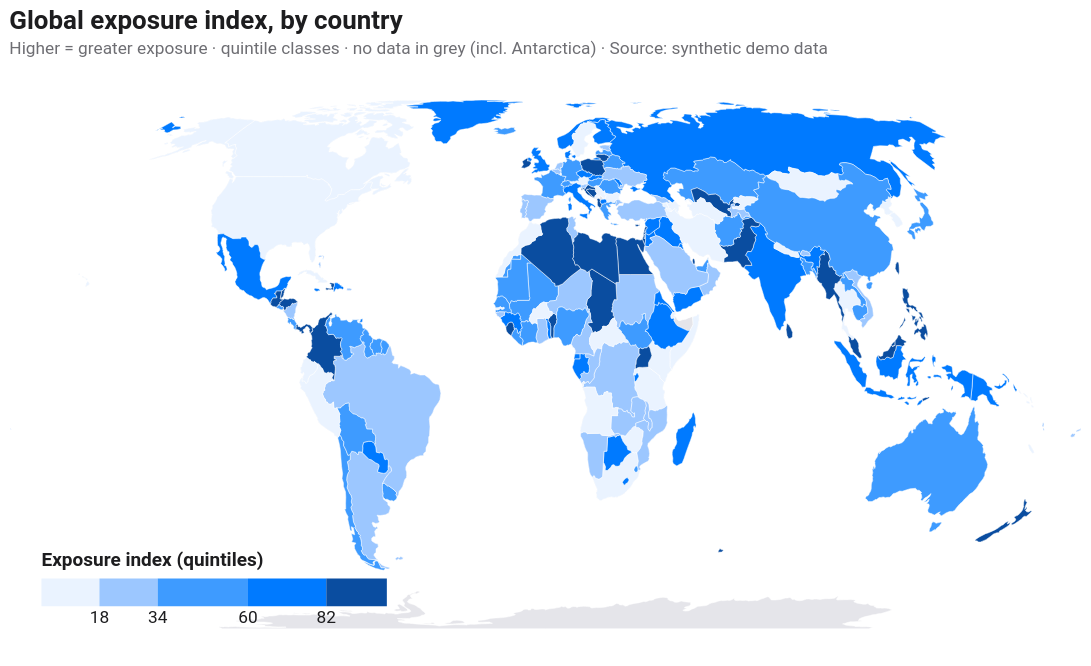

Write a Vega-Lite specification for this figure.
### Vega-Lite specification from a JSON file in a GitHub repository (floating-point values rounded to 4 significant figures; data arrays with more than 128 entries replaced by an {"elided": "..."} marker saying what was removed)
{"$schema": "https://vega.github.io/schema/vega-lite/v5.json", "width": 620, "height": 340, "config": {"background": "#FFFFFF", "font": "Roboto, Roboto Serif, Roboto Mono, system-ui, sans-serif", "view": {"stroke": null, "cornerRadius": 10}, "axis": {"domain": true, "domainColor": "#1D1D1F", "labelColor": "#1D1D1F", "titleColor": "#1D1D1F", "grid": false, "ticks": false, "labelFont": "Roboto Mono", "titleFont": "Roboto"}, "axisTop": {"domain": false, "domainColor": null, "labels": false, "ticks": false, "title": null}, "axisRight": {"domain": false, "domainColor": null, "labels": false, "ticks": false, "title": null}, "legend": {"titleFont": "Roboto", "labelFont": "Roboto", "labelColor": "#1D1D1F", "titleColor": "#1D1D1F"}, "title": {"font": "Roboto", "fontSize": 14, "color": "#1D1D1F", "subtitleFont": "Roboto", "subtitleColor": "#1D1D1F"}, "range": {"category": ["#FF3B30", "#FF9500", "#FFCC00", "#28CD41", "#79DBDC", "#007AFF", "#AF52DE", "#FF2D55"]}, "bar": {"cornerRadiusEnd": 4}, "line": {"strokeWidth": 2}, "point": {"filled": true, "size": 40}}, "projection": {"type": "equalEarth"}, "title": {"text": "Global exposure index, by country", "subtitle": "Higher = greater exposure · quintile classes · no data in grey (incl. Antarctica) · Source: synthetic demo data", "anchor": "start", "fontSize": 15, "subtitleFontSize": 10, "subtitleColor": "#6E6E73", "offset": 8}, "data": {"values": {"type": "Topology", "objects": {"countries": {"type": "GeometryCollection", "geometries": [{"type": "MultiPolygon", "arcs": [[[0]], [[1]]], "id": "242", "properties": {"name": "Fiji"}}, {"type": "Polygon", "arcs": [[2, 3, 4, 5, 6, 7, 8, 9, 10]], "id": "834", "properties": {"name": "Tanzania"}}, {"type": "Polygon", "arcs": [[11, 12, 13, 14]], "id": "732", "properties": {"name": "W. Sahara"}}, {"type": "MultiPolygon", "arcs": [[[15, 16, 17, 18]], [[19]], [[20]], [[21]], [[22]], [[23]], [[24]], [[25]], [[26]], [[27]], [[28]], [[29]], [[30]], [[31]], [[32]], [[33]], [[34]], [[35]], [[36]], [[37]], [[38]], [[39]], [[40]], [[41]], [[42]], [[43]], [[44]], [[45]], [[46]], [[47]]], "id": "124", "properties": {"name": "Canada"}}, {"type": "MultiPolygon", "arcs": [[[-19, 48, 49, 50]], [[51]], [[52]], [[53]], [[54]], [[55]], [[56]], [[57]], [[-17, 58]], [[59]]], "id": "840", "properties": {"name": "United States of America"}}, {"type": "Polygon", "arcs": [[60, 61, 62, 63, 64, 65]], "id": "398", "properties": {"name": "Kazakhstan"}}, {"type": "Polygon", "arcs": [[-63, 66, 67, 68, 69]], "id": "860", "properties": {"name": "Uzbekistan"}}, {"type": "MultiPolygon", "arcs": [[[70, 71]], [[72]], [[73]], [[74]]], "id": "598", "properties": {"name": "Papua New Guinea"}}, {"type": "MultiPolygon", "arcs": [[[-72, 75]], [[76, 77]], [[78]], [[79, 80]], [[81]], [[82]], [[83]], [[84]], [[85]], [[86]], [[87]], [[88]], [[89]]], "id": "360", "properties": {"name": "Indonesia"}}, {"type": "MultiPolygon", "arcs": [[[90, 91]], [[92, 93, 94, 95, 96, 97]]], "id": "032", "properties": {"name": "Argentina"}}, {"type": "MultiPolygon", "arcs": [[[-92, 98]], [[99, -95, 100, 101]]], "id": "152", "properties": {"name": "Chile"}}, {"type": "Polygon", "arcs": [[-8, 102, 103, 104, 105, 106, 107, 108, 109, 110, 111]], "id": "180", "properties": {"name": "Dem. Rep. Congo"}}, {"type": "Polygon", "arcs": [[112, 113, 114, 115]], "id": "706", "properties": {"name": "Somalia"}}, {"type": "Polygon", "arcs": [[-3, 116, 117, 118, -113, 119]], "id": "404", "properties": {"name": "Kenya"}}, {"type": "Polygon", "arcs": [[120, 121, 122, 123, 124, 125, 126, 127]], "id": "729", "properties": {"name": "Sudan"}}, {"type": "Polygon", "arcs": [[-122, 128, 129, 130, 131]], "id": "148", "properties": {"name": "Chad"}}, {"type": "Polygon", "arcs": [[132, 133]], "id": "332", "properties": {"name": "Haiti"}}, {"type": "Polygon", "arcs": [[-133, 134]], "id": "214", "properties": {"name": "Dominican Rep."}}, {"type": "MultiPolygon", "arcs": [[[135]], [[136]], [[137]], [[138]], [[139]], [[140]], [[141, 142, 143]], [[144]], [[145]], [[146, 147, 148, 149, -66, 150, 151, 152, 153, 154, 155, 156, 157, 158, 159, 160, 161]], [[162]], [[163, 164]]], "id": "643", "properties": {"name": "Russia"}}, {"type": "MultiPolygon", "arcs": [[[165]], [[166]], [[167]]], "id": "044", "properties": {"name": "Bahamas"}}, {"type": "Polygon", "arcs": [[168]], "id": "238", "properties": {"name": "Falkland Is."}}, {"type": "MultiPolygon", "arcs": [[[169]], [[-161, 170, 171, 172]], [[173]], [[174]]], "id": "578", "properties": {"name": "Norway"}}, {"type": "Polygon", "arcs": [[175]], "id": "304", "properties": {"name": "Greenland"}}, {"type": "Polygon", "arcs": [[176]], "id": "260", "properties": {"name": "Fr. S. Antarctic Lands"}}, {"type": "Polygon", "arcs": [[177, -77]], "id": "626", "properties": {"name": "Timor-Leste"}}, {"type": "Polygon", "arcs": [[178, 179, 180, 181, 182, 183, 184], [185]], "id": "710", "properties": {"name": "South Africa"}}, {"type": "Polygon", "arcs": [[-186]], "id": "426", "properties": {"name": "Lesotho"}}, {"type": "Polygon", "arcs": [[-50, 186, 187, 188, 189]], "id": "484", "properties": {"name": "Mexico"}}, {"type": "Polygon", "arcs": [[190, 191, -93]], "id": "858", "properties": {"name": "Uruguay"}}, {"type": "Polygon", "arcs": [[-191, -98, 192, 193, 194, 195, 196, 197, 198, 199, 200]], "id": "076", "properties": {"name": "Brazil"}}, {"type": "Polygon", "arcs": [[-194, 201, -96, -100, 202]], "id": "068", "properties": {"name": "Bolivia"}}, {"type": "Polygon", "arcs": [[-195, -203, -102, 203, 204, 205]], "id": "604", "properties": {"name": "Peru"}}, {"type": "Polygon", "arcs": [[-196, -206, 206, 207, 208, 209, 210]], "id": "170", "properties": {"name": "Colombia"}}, {"type": "Polygon", "arcs": [[-209, 211, 212, 213]], "id": "591", "properties": {"name": "Panama"}}, {"type": "Polygon", "arcs": [[-213, 214, 215, 216]], "id": "188", "properties": {"name": "Costa Rica"}}, {"type": "Polygon", "arcs": [[-216, 217, 218, 219]], "id": "558", "properties": {"name": "Nicaragua"}}, {"type": "Polygon", "arcs": [[-219, 220, 221, 222, 223]], "id": "340", "properties": {"name": "Honduras"}}, {"type": "Polygon", "arcs": [[-222, 224, 225]], "id": "222", "properties": {"name": "El Salvador"}}, {"type": "Polygon", "arcs": [[-189, 226, 227, -223, -226, 228]], "id": "320", "properties": {"name": "Guatemala"}}, {"type": "Polygon", "arcs": [[-188, 229, -227]], "id": "084", "properties": {"name": "Belize"}}, {"type": "Polygon", "arcs": [[-197, -211, 230, 231]], "id": "862", "properties": {"name": "Venezuela"}}, {"type": "Polygon", "arcs": [[-198, -232, 232, 233]], "id": "328", "properties": {"name": "Guyana"}}, {"type": "Polygon", "arcs": [[-199, -234, 234, 235]], "id": "740", "properties": {"name": "Suriname"}}, {"type": "MultiPolygon", "arcs": [[[-200, -236, 236]], [[237, 238, 239, 240, 241, 242, 243, 244]], [[245]]], "id": "250", "properties": {"name": "France"}}, {"type": "Polygon", "arcs": [[-205, 246, -207]], "id": "218", "properties": {"name": "Ecuador"}}, {"type": "Polygon", "arcs": [[247]], "id": "630", "properties": {"name": "Puerto Rico"}}, {"type": "Polygon", "arcs": [[248]], "id": "388", "properties": {"name": "Jamaica"}}, {"type": "Polygon", "arcs": [[249]], "id": "192", "properties": {"name": "Cuba"}}, {"type": "Polygon", "arcs": [[-181, 250, 251, 252]], "id": "716", "properties": {"name": "Zimbabwe"}}, {"type": "Polygon", "arcs": [[-180, 253, 254, -251]], "id": "072", "properties": {"name": "Botswana"}}, {"type": "Polygon", "arcs": [[-179, 255, 256, 257, -254]], "id": "516", "properties": {"name": "Namibia"}}, {"type": "Polygon", "arcs": [[258, 259, 260, 261, 262, 263, 264]], "id": "686", "properties": {"name": "Senegal"}}, {"type": "Polygon", "arcs": [[-261, 265, 266, 267, 268, 269, 270]], "id": "466", "properties": {"name": "Mali"}}, {"type": "Polygon", "arcs": [[-13, 271, -266, -260, 272]], "id": "478", "properties": {"name": "Mauritania"}}, {"type": "Polygon", "arcs": [[273, 274, 275, 276, 277]], "id": "204", "properties": {"name": "Benin"}}, {"type": "Polygon", "arcs": [[-131, 278, 279, -277, 280, -268, 281, 282]], "id": "562", "properties": {"name": "Niger"}}, {"type": "Polygon", "arcs": [[-278, -280, 283, 284]], "id": "566", "properties": {"name": "Nigeria"}}, {"type": "Polygon", "arcs": [[-130, 285, 286, 287, 288, 289, -284, -279]], "id": "120", "properties": {"name": "Cameroon"}}, {"type": "Polygon", "arcs": [[-275, 290, 291, 292]], "id": "768", "properties": {"name": "Togo"}}, {"type": "Polygon", "arcs": [[-292, 293, 294, 295]], "id": "288", "properties": {"name": "Ghana"}}, {"type": "Polygon", "arcs": [[-270, 296, -295, 297, 298, 299]], "id": "384", "properties": {"name": "Côte d'Ivoire"}}, {"type": "Polygon", "arcs": [[-262, -271, -300, 300, 301, 302, 303]], "id": "324", "properties": {"name": "Guinea"}}, {"type": "Polygon", "arcs": [[-263, -304, 304]], "id": "624", "properties": {"name": "Guinea-Bissau"}}, {"type": "Polygon", "arcs": [[-299, 305, 306, -301]], "id": "430", "properties": {"name": "Liberia"}}, {"type": "Polygon", "arcs": [[-302, -307, 307]], "id": "694", "properties": {"name": "Sierra Leone"}}, {"type": "Polygon", "arcs": [[-269, -281, -276, -293, -296, -297]], "id": "854", "properties": {"name": "Burkina Faso"}}, {"type": "Polygon", "arcs": [[-108, 308, -286, -129, -121, 309]], "id": "140", "properties": {"name": "Central African Rep."}}, {"type": "Polygon", "arcs": [[-107, 310, 311, 312, -287, -309]], "id": "178", "properties": {"name": "Congo"}}, {"type": "Polygon", "arcs": [[-288, -313, 313, 314]], "id": "266", "properties": {"name": "Gabon"}}, {"type": "Polygon", "arcs": [[-289, -315, 315]], "id": "226", "properties": {"name": "Eq. Guinea"}}, {"type": "Polygon", "arcs": [[-7, 316, 317, -252, -255, -258, 318, -103]], "id": "894", "properties": {"name": "Zambia"}}, {"type": "Polygon", "arcs": [[-6, 319, -317]], "id": "454", "properties": {"name": "Malawi"}}, {"type": "Polygon", "arcs": [[-5, 320, -184, 321, -182, -253, -318, -320]], "id": "508", "properties": {"name": "Mozambique"}}, {"type": "Polygon", "arcs": [[-183, -322]], "id": "748", "properties": {"name": "eSwatini"}}, {"type": "MultiPolygon", "arcs": [[[-106, 322, -311]], [[-104, -319, -257, 323]]], "id": "024", "properties": {"name": "Angola"}}, {"type": "Polygon", "arcs": [[-9, -112, 324]], "id": "108", "properties": {"name": "Burundi"}}, {"type": "Polygon", "arcs": [[325, 326, 327, 328, 329, 330, 331]], "id": "376", "properties": {"name": "Israel"}}, {"type": "Polygon", "arcs": [[-331, 332, 333]], "id": "422", "properties": {"name": "Lebanon"}}, {"type": "Polygon", "arcs": [[334]], "id": "450", "properties": {"name": "Madagascar"}}, {"type": "Polygon", "arcs": [[-327, 335]], "id": "275", "properties": {"name": "Palestine"}}, {"type": "Polygon", "arcs": [[-265, 336]], "id": "270", "properties": {"name": "Gambia"}}, {"type": "Polygon", "arcs": [[337, 338, 339]], "id": "788", "properties": {"name": "Tunisia"}}, {"type": "Polygon", "arcs": [[-12, 340, 341, -338, 342, -282, -267, -272]], "id": "012", "properties": {"name": "Algeria"}}, {"type": "Polygon", "arcs": [[-326, 343, 344, 345, 346, -328, -336]], "id": "400", "properties": {"name": "Jordan"}}, {"type": "Polygon", "arcs": [[347, 348, 349, 350, 351]], "id": "784", "properties": {"name": "United Arab Emirates"}}, {"type": "Polygon", "arcs": [[352, 353]], "id": "634", "properties": {"name": "Qatar"}}, {"type": "Polygon", "arcs": [[354, 355, 356]], "id": "414", "properties": {"name": "Kuwait"}}, {"type": "Polygon", "arcs": [[-345, 357, 358, 359, 360, -357, 361]], "id": "368", "properties": {"name": "Iraq"}}, {"type": "MultiPolygon", "arcs": [[[-351, 362, 363, 364]], [[-349, 365]]], "id": "512", "properties": {"name": "Oman"}}, {"type": "MultiPolygon", "arcs": [[[366]], [[367]]], "id": "548", "properties": {"name": "Vanuatu"}}, {"type": "Polygon", "arcs": [[368, 369, 370, 371]], "id": "116", "properties": {"name": "Cambodia"}}, {"type": "Polygon", "arcs": [[-369, 372, 373, 374, 375, 376]], "id": "764", "properties": {"name": "Thailand"}}, {"type": "Polygon", "arcs": [[-370, -377, 377, 378, 379]], "id": "418", "properties": {"name": "Laos"}}, {"type": "Polygon", "arcs": [[-376, 380, 381, 382, 383, -378]], "id": "104", "properties": {"name": "Myanmar"}}, {"type": "Polygon", "arcs": [[-371, -380, 384, 385]], "id": "704", "properties": {"name": "Vietnam"}}, {"type": "MultiPolygon", "arcs": [[[386, 386, 386]], [[-147, 387, 388, 389, 390]]], "id": "408", "properties": {"name": "North Korea"}}, {"type": "Polygon", "arcs": [[-389, 391]], "id": "410", "properties": {"name": "South Korea"}}, {"type": "Polygon", "arcs": [[-149, 392]], "id": "496", "properties": {"name": "Mongolia"}}, {"type": "Polygon", "arcs": [[-383, 393, 394, 395, 396, 397, 398, 399, 400]], "id": "356", "properties": {"name": "India"}}, {"type": "Polygon", "arcs": [[-382, 401, -394]], "id": "050", "properties": {"name": "Bangladesh"}}, {"type": "Polygon", "arcs": [[-400, 402]], "id": "064", "properties": {"name": "Bhutan"}}, {"type": "Polygon", "arcs": [[-398, 403]], "id": "524", "properties": {"name": "Nepal"}}, {"type": "Polygon", "arcs": [[-396, 404, 405, 406, 407]], "id": "586", "properties": {"name": "Pakistan"}}, {"type": "Polygon", "arcs": [[-69, 408, 409, -407, 410, 411]], "id": "004", "properties": {"name": "Afghanistan"}}, {"type": "Polygon", "arcs": [[-68, 412, 413, -409]], "id": "762", "properties": {"name": "Tajikistan"}}, {"type": "Polygon", "arcs": [[-62, 414, -413, -67]], "id": "417", "properties": {"name": "Kyrgyzstan"}}, {"type": "Polygon", "arcs": [[-64, -70, -412, 415, 416]], "id": "795", "properties": {"name": "Turkmenistan"}}, {"type": "Polygon", "arcs": [[-360, 417, 418, 419, 420, 421, -416, -411, -406, 422]], "id": "364", "properties": {"name": "Iran"}}, {"type": "Polygon", "arcs": [[-332, -334, 423, 424, -358, -344]], "id": "760", "properties": {"name": "Syria"}}, {"type": "Polygon", "arcs": [[-420, 425, 426, 427, 428]], "id": "051", "properties": {"name": "Armenia"}}, {"type": "Polygon", "arcs": [[-172, 429, 430]], "id": "752", "properties": {"name": "Sweden"}}, {"type": "Polygon", "arcs": [[-156, 431, 432, 433, 434]], "id": "112", "properties": {"name": "Belarus"}}, {"type": "Polygon", "arcs": [[-155, 435, -164, 436, 437, 438, 439, 440, 441, 442, -432]], "id": "804", "properties": {"name": "Ukraine"}}, {"type": "Polygon", "arcs": [[-433, -443, 443, 444, 445, 446, -142, 447]], "id": "616", "properties": {"name": "Poland"}}, {"type": "Polygon", "arcs": [[448, 449, 450, 451, 452, 453, 454]], "id": "040", "properties": {"name": "Austria"}}, {"type": "Polygon", "arcs": [[-441, 455, 456, 457, 458, -449, 459]], "id": "348", "properties": {"name": "Hungary"}}, {"type": "Polygon", "arcs": [[-439, 460]], "id": "498", "properties": {"name": "Moldova"}}, {"type": "Polygon", "arcs": [[-438, 461, 462, 463, -456, -440, -461]], "id": "642", "properties": {"name": "Romania"}}, {"type": "Polygon", "arcs": [[-434, -448, -144, 464, 465]], "id": "440", "properties": {"name": "Lithuania"}}, {"type": "Polygon", "arcs": [[-157, -435, -466, 466, 467]], "id": "428", "properties": {"name": "Latvia"}}, {"type": "Polygon", "arcs": [[-158, -468, 468]], "id": "233", "properties": {"name": "Estonia"}}, {"type": "Polygon", "arcs": [[-446, 469, -453, 470, -238, 471, 472, 473, 474, 475, 476]], "id": "276", "properties": {"name": "Germany"}}, {"type": "Polygon", "arcs": [[-463, 477, 478, 479, 480, 481]], "id": "100", "properties": {"name": "Bulgaria"}}, {"type": "MultiPolygon", "arcs": [[[482]], [[-480, 483, 484, 485, 486]]], "id": "300", "properties": {"name": "Greece"}}, {"type": "MultiPolygon", "arcs": [[[-359, -425, 487, 488, -427, -418]], [[-479, 489, -484]]], "id": "792", "properties": {"name": "Turkey"}}, {"type": "Polygon", "arcs": [[-486, 490, 491, 492, 493]], "id": "008", "properties": {"name": "Albania"}}, {"type": "Polygon", "arcs": [[-458, 494, 495, 496, 497, 498]], "id": "191", "properties": {"name": "Croatia"}}, {"type": "Polygon", "arcs": [[-452, 499, -239, -471]], "id": "756", "properties": {"name": "Switzerland"}}, {"type": "Polygon", "arcs": [[-472, -245, 500]], "id": "442", "properties": {"name": "Luxembourg"}}, {"type": "Polygon", "arcs": [[-473, -501, -244, 501, 502]], "id": "056", "properties": {"name": "Belgium"}}, {"type": "Polygon", "arcs": [[-474, -503, 503]], "id": "528", "properties": {"name": "Netherlands"}}, {"type": "Polygon", "arcs": [[504, 505]], "id": "620", "properties": {"name": "Portugal"}}, {"type": "Polygon", "arcs": [[-505, 506, -242, 507]], "id": "724", "properties": {"name": "Spain"}}, {"type": "Polygon", "arcs": [[508, 509]], "id": "372", "properties": {"name": "Ireland"}}, {"type": "Polygon", "arcs": [[510]], "id": "540", "properties": {"name": "New Caledonia"}}, {"type": "MultiPolygon", "arcs": [[[511]], [[512]], [[513]], [[514]], [[515]]], "id": "090", "properties": {"name": "Solomon Is."}}, {"type": "MultiPolygon", "arcs": [[[516]], [[517]]], "id": "554", "properties": {"name": "New Zealand"}}, {"type": "MultiPolygon", "arcs": [[[518]], [[519]]], "id": "036", "properties": {"name": "Australia"}}, {"type": "Polygon", "arcs": [[520]], "id": "144", "properties": {"name": "Sri Lanka"}}, {"type": "MultiPolygon", "arcs": [[[521]], [[-61, -150, -393, -148, -391, 522, -385, -379, -384, -401, -403, -399, -404, -397, -408, -410, -414, -415]]], "id": "156", "properties": {"name": "China"}}, {"type": "Polygon", "arcs": [[523]], "id": "158", "properties": {"name": "Taiwan"}}, {"type": "MultiPolygon", "arcs": [[[-451, 524, 525, -240, -500]], [[526]], [[527]]], "id": "380", "properties": {"name": "Italy"}}, {"type": "MultiPolygon", "arcs": [[[-476, 528]], [[529]]], "id": "208", "properties": {"name": "Denmark"}}, {"type": "MultiPolygon", "arcs": [[[-510, 530]], [[531]]], "id": "826", "properties": {"name": "United Kingdom"}}, {"type": "Polygon", "arcs": [[532]], "id": "352", "properties": {"name": "Iceland"}}, {"type": "MultiPolygon", "arcs": [[[-152, 533, -421, -429, 534]], [[-419, -426]]], "id": "031", "properties": {"name": "Azerbaijan"}}, {"type": "Polygon", "arcs": [[-153, -535, -428, -489, 535]], "id": "268", "properties": {"name": "Georgia"}}, {"type": "MultiPolygon", "arcs": [[[536]], [[537]], [[538]], [[539]], [[540]], [[541]], [[542]]], "id": "608", "properties": {"name": "Philippines"}}, {"type": "MultiPolygon", "arcs": [[[-374, 543]], [[-81, 544, 545, 546]]], "id": "458", "properties": {"name": "Malaysia"}}, {"type": "Polygon", "arcs": [[-546, 547]], "id": "096", "properties": {"name": "Brunei"}}, {"type": "Polygon", "arcs": [[-450, -459, -499, 548, -525]], "id": "705", "properties": {"name": "Slovenia"}}, {"type": "Polygon", "arcs": [[-160, 549, -430, -171]], "id": "246", "properties": {"name": "Finland"}}, {"type": "Polygon", "arcs": [[-442, -460, -455, 550, -444]], "id": "703", "properties": {"name": "Slovakia"}}, {"type": "Polygon", "arcs": [[-445, -551, -454, -470]], "id": "203", "properties": {"name": "Czechia"}}, {"type": "Polygon", "arcs": [[-126, 551, 552, 553]], "id": "232", "properties": {"name": "Eritrea"}}, {"type": "MultiPolygon", "arcs": [[[554]], [[555]], [[556]]], "id": "392", "properties": {"name": "Japan"}}, {"type": "Polygon", "arcs": [[-193, -97, -202]], "id": "600", "properties": {"name": "Paraguay"}}, {"type": "Polygon", "arcs": [[-364, 557, 558]], "id": "887", "properties": {"name": "Yemen"}}, {"type": "Polygon", "arcs": [[-346, -362, -356, 559, -354, 560, -352, -365, -559, 561]], "id": "682", "properties": {"name": "Saudi Arabia"}}, {"type": "MultiPolygon", "arcs": [[[562]], [[563]], [[564]], [[565]], [[566]], [[567]], [[568]], [[569]]], "id": "010", "properties": {"name": "Antarctica"}}, {"type": "Polygon", "arcs": [[570, 571]], "properties": {"name": "N. Cyprus"}}, {"type": "Polygon", "arcs": [[-572, 572]], "id": "196", "properties": {"name": "Cyprus"}}, {"type": "Polygon", "arcs": [[-341, -15, 573]], "id": "504", "properties": {"name": "Morocco"}}, {"type": "Polygon", "arcs": [[-124, 574, 575, -329, 576]], "id": "818", "properties": {"name": "Egypt"}}, {"type": "Polygon", "arcs": [[-123, -132, -283, -343, -340, 577, -575]], "id": "434", "properties": {"name": "Libya"}}, {"type": "Polygon", "arcs": [[-114, -119, 578, -127, -554, 579, 580]], "id": "231", "properties": {"name": "Ethiopia"}}, {"type": "Polygon", "arcs": [[-553, 581, 582, -580]], "id": "262", "properties": {"name": "Djibouti"}}, {"type": "Polygon", "arcs": [[-115, -581, -583, 583]], "properties": {"name": "Somaliland"}}, {"type": "Polygon", "arcs": [[-11, 584, -110, 585, -117]], "id": "800", "properties": {"name": "Uganda"}}, {"type": "Polygon", "arcs": [[-10, -325, -111, -585]], "id": "646", "properties": {"name": "Rwanda"}}, {"type": "Polygon", "arcs": [[-496, 586, 587]], "id": "070", "properties": {"name": "Bosnia and Herz."}}, {"type": "Polygon", "arcs": [[-481, -487, -494, 588, 589]], "id": "807", "properties": {"name": "Macedonia"}}, {"type": "Polygon", "arcs": [[-457, -464, -482, -590, 590, 591, -587, -495]], "id": "688", "properties": {"name": "Serbia"}}, {"type": "Polygon", "arcs": [[-492, 592, -497, -588, -592, 593]], "id": "499", "properties": {"name": "Montenegro"}}, {"type": "Polygon", "arcs": [[-493, -594, -591, -589]], "properties": {"name": "Kosovo"}}, {"type": "Polygon", "arcs": [[594]], "id": "780", "properties": {"name": "Trinidad and Tobago"}}, {"type": "Polygon", "arcs": [[-109, -310, -128, -579, -118, -586]], "id": "728", "properties": {"name": "S. Sudan"}}]}, "land": {"type": "GeometryCollection", "geometries": [{"type": "MultiPolygon", "arcs": {"elided": "124 rows, 268 int values in total"}}]}}, "arcs": {"elided": "595 rows, 16492 int values in total"}, "bbox": [-180, -85.61, 180, 83.65], "transform": {"scale": [0.0036, 0.001693], "translate": [-180, -85.61]}}, "format": {"type": "topojson", "feature": "countries"}}, "layer": [{"transform": [], "mark": {"type": "geoshape", "fill": "#E5E5EA", "stroke": "white", "strokeWidth": 0.3}}, {"transform": [{"lookup": "id", "from": {"data": {"values": {"elided": "174 records"}}, "key": "id", "fields": ["value"]}}, {"filter": "datum.id !== '010' && isValid(datum.value)"}], "mark": {"type": "geoshape", "stroke": "white", "strokeWidth": 0.3}, "encoding": {"color": {"field": "value", "type": "quantitative", "scale": {"type": "quantile", "range": ["#EAF3FF", "#9CC7FF", "#3E9BFF", "#007AFF", "#0A4DA0"]}, "legend": {"title": "Exposure index (quintiles)", "format": ".0f", "orient": "bottom-left", "direction": "horizontal", "gradientLength": 150}}}}]}
